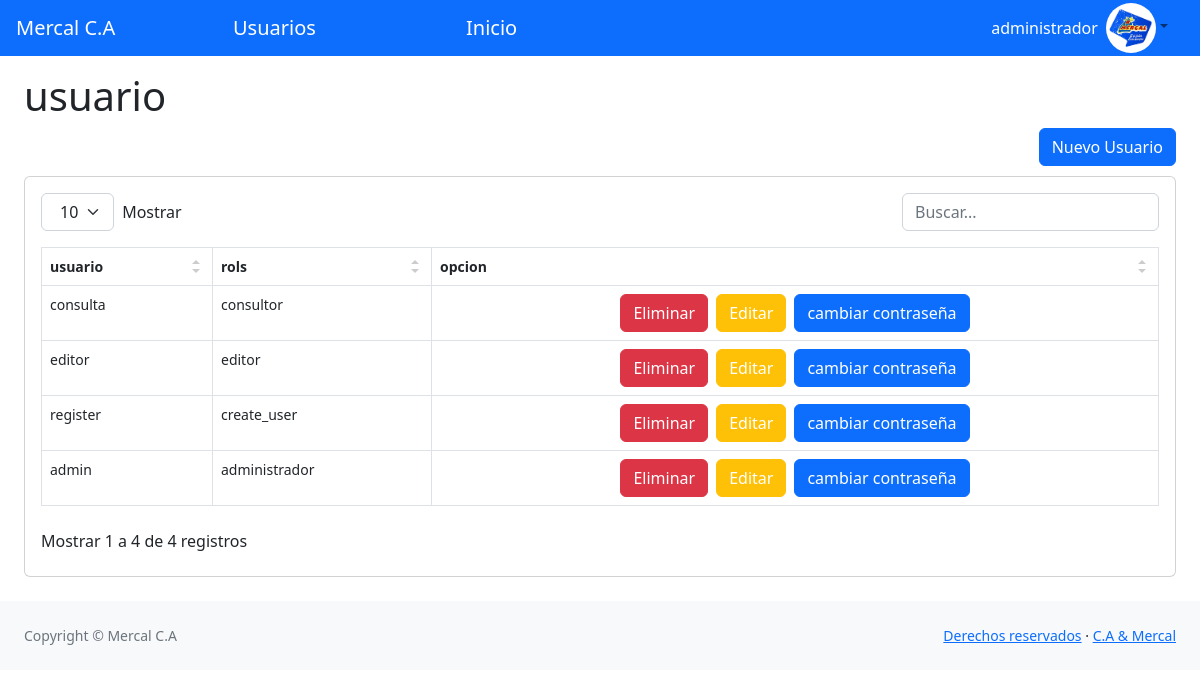
Screenshot of /datos_user.php (signed in) with the database file from the repository.
### tables this page shows
CREATE TABLE `users` (
  `id` int(11) NOT NULL AUTO_INCREMENT,
  `username` varchar(50) NOT NULL,
  `password` varchar(255) NOT NULL,
  `id_rol` int(11) NOT NULL,
  PRIMARY KEY (`id`),
  UNIQUE KEY `username` (`username`),
  KEY `id_rol` (`id_rol`),
  CONSTRAINT `users_ibfk_1` FOREIGN KEY (`id_rol`) REFERENCES `rols` (`id_rols`) ON DELETE CASCADE ON UPDATE CASCADE
);

CREATE TABLE `rols` (
  `id_rols` int(11) NOT NULL AUTO_INCREMENT,
  `roles` varchar(50) NOT NULL,
  PRIMARY KEY (`id_rols`)
);

### datos_user.php (the view, shortened to what this page needs)
<?php
include "config/conexion.php";
$consulta = "SELECT us.id ,us.username, us.password, r.roles FROM users as us
 INNER JOIN rols as r ON us.id_rol = r.id_rols";
$resultado = mysqli_query($conn, $consulta);
 include "base/header.php";
?>
    <body class="sb-nav-fixed">
       <?php
        include "base/navbar.php";
        ?>
       <br>
       <br>
            <div id="layoutSidenav_content">
                <main>
                    <div class="container-fluid px-4">
                        <h1 class="mt-4">usuario</h1>
                       <button class="btn btn-primary"  data-bs-toggle="modal" data-bs-target="#Modalregistro" style="float: right;">Nuevo Usuario</button>
                            <br>
                            <br>
                        <div class="card mb-4">
                            <div class="card-body">
                                <table id="datatablesSimple">
                                    <thead class="table table-dark">
                                        <tr>
                                            <th>usuario</th>
                                            <th>rols</th>
                                            <th>opcion</th>
                                        </tr>
                                    </thead>
                                    <tbody>
                                      <?php   while ($row = mysqli_fetch_assoc($resultado)) { ?>
                                        <tr class="text-center">
                                            <td><?php echo $row['username']; ?></td>
                                            <td><?php echo $row['roles']; ?></td>
                                            <td >
                                               <div class="d-flex justify-content-center">
                                                  <form action="config/eliminar.php" method="POST" class="me-2">
                                                    <button type="submit" class="btn btn-danger center">Eliminar</button>
                                                  </form>
                                                 <a  class="btn btn-warning text-white me-2" data-bs-toggle="modal" data-bs-target="#Modaleditar<?php echo $row['id']; ?>" href="">Editar</a>
                                                        <a  class="btn btn-primary" data-bs-toggle="modal" data-bs-target="#Modaladmin<?php echo $row['id']; ?>" href="">cambiar contraseña</a>
                                                </div>
                                            </td>
                                        </tr>
                                         <?php  include "modal/modal_editar_admin.php";
                                          } ?>
                                    </tbody>
                                </table>
                            </div>
                        </div>
                    </div>
                </main>
                <?php include 'base/footer.php'; ?>
            </div>
    </body>
</html>

### rows the page displays
users: username "consulta", id_rol.roles "consultor"
users: username "editor", id_rol.roles "editor"
users: username "register", id_rol.roles "create_user"
users: username "admin", id_rol.roles "administrador"
